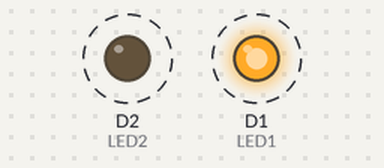
The sketch below on a simulated ESP8266 (NodeMCU). On the bench: output pins drawn as LEDs (lit = HIGH). Dashed ring = blinking.

Above: at 0.2 s.
Timing chart, 0 to 3.0 s (numbered marks = the images above):
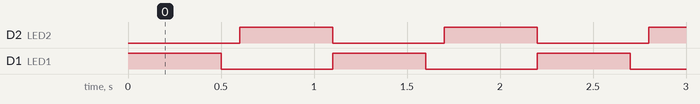

The sketch:

LED_blinking_test.ino
```cpp
#include <Arduino.h>

// connect LED's to pins
#define LED1 D1
#define LED2 D2

void setup() {
  pinMode(LED1, OUTPUT);
  pinMode(LED2, OUTPUT);
}

void loop() {
  digitalWrite(LED1, HIGH);
  delay(500);
  digitalWrite(LED1, LOW);
  delay(100);
  digitalWrite(LED2, HIGH);
  delay(500);
  digitalWrite(LED2, LOW);
}
```

Measured:
- by itself, D2 (LED2), D1 (LED1): alternates HIGH for 0.50 s and LOW for 0.60 s
- by itself, everything shown: repeats every 1.1 s, in 4 steps
